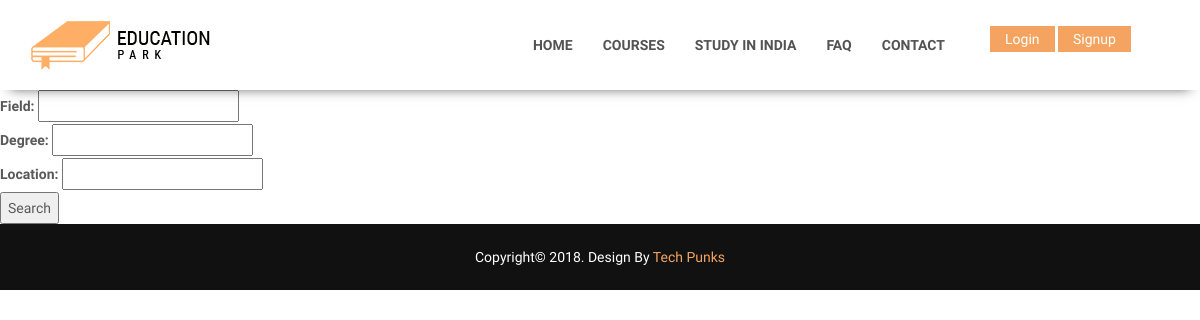
/PlanYourStudy/search/, run on an earlier commit of the app's database.
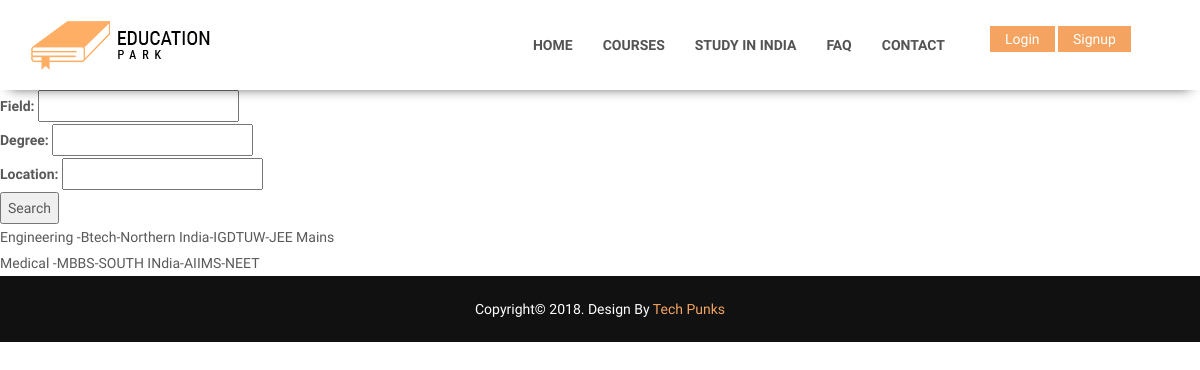
And on a later commit of the database.
### PlanYourStudy/models.py (models this page shows)
class Category(models.Model):
	Field=models.CharField(max_length=100)
	Degree=models.CharField(max_length=100)
	Location=models.CharField(max_length=500)
	College=models.CharField(max_length=100)
	Exam=models.CharField(max_length=100)

### PlanYourStudy/views.py (the view)
def search(request):
    category_list = Category.objects.all()
    category_filter = CategoryFilter(request.GET, queryset=category_list)
    return render(request, 'PlanYourStudy/category.html', {'filter': category_filter})

### PlanYourStudy/templates/PlanYourStudy/category.html
{% extends 'base.html' %}
{% block body %}
  <form method="get">
    {{ filter.form.as_p }}
    <button type="submit">Search</button>
  </form>
  <ul>
  {% for category in filter.qs %}
    <li>{{ category.Field }} -{{ category.Degree }}-{{ category.Location }}-{{ category.College }}-{{category.Exam}}</li>
  {% endfor %}
  </ul>
{% endblock %}

### home/templates/base.html (shortened to what this page needs)
{% load static %}
<!DOCTYPE html>
<html lang="en">
<head>
    <link rel="stylesheet" href="{% static 'css/bootstrap.min.css' %}">
    <link rel="stylesheet" href="{% static 'css/style_homepage.css' %}">
    <link rel="stylesheet" href="{% static 'css/responsive.css' %}">
</head>
<body>
    <header class="irs-main-header">
        <div class="irs-header-nav scrollingto-fixed">
            <div class="container">
                <div class="row">
                    <div class="col-md-10 col-sm-12">
                        <nav class="navbar navbar-default irs-navbar">
                            <div class="container-fluid">
                                <div class="navbar-header">
                                    <a class="navbar-brand" href="index-layout1.html">
                                        <img src="{% static 'images/logo.png' %}" alt="">
                                    </a>
                                </div>
                                <div class="collapse navbar-collapse" id="bs-example-navbar-collapse-1">
                                    <ul class="nav navbar-nav navbar-right" data-hover="dropdown" data-animations="flipInY">
                                        <li>
                                            <a href="/home">Home</a>
                                        </li>
                                        <li class="dropdown">
                                            <a href="#" class="dropdown-toggle" data-toggle="dropdown" role="button" aria-haspopup="true" aria-expanded="false">Courses</a>
                                        </li>
                                        <li class="dropdown">
                                            <a href="#" class="dropdown-toggle" data-toggle="dropdown" role="button" aria-haspopup="true" aria-expanded="false">Study in India</a>
                                        </li>
                                        <li><a href="#">faq</a>
                                        </li>
                                        <li><a href="#">Contact</a>
                                        </li>
                                    </ul>
                                </div>
                            </div>
                        </nav>
                    </div>
                    <span class="col-md-2col-sm-12">
                        <br>
                        <a class="irs-log-reg" href="/account/login">Login</a>
                        <a class="irs-log-reg"  href="/account/signup">Signup</a>
                    </span>
                </div>
            </div>
        </div>
    </header>
    {% block body %}
    {% endblock %}
    <section class="irs-copyright-field">
        <div class="container">
            <div class="row">
                <div class="col-sm-12">
                    <div class="irs-copyright">
                        <p>Copyright© 2018. Design by <a href="#">Tech Punks</a>
                        </p>
                    </div>
                </div>
            </div>
        </div>
    </section>
</body>
</html>

### home/static/css/style_homepage.css (style rules this page uses)
body { font-family: 'Oxygen', sans-serif; font-weight: 400; color: #595959; font-size: 14px; line-height: 26px; background-color: #ffffff; overflow-x: hidden; max-width: 100%; }
img { max-width: 100%; width: 100%; height: auto; }
p { font-size: 14px; line-height: 26px; margin: 0; }
ul, ol { list-style: none; margin: 0; padding: 0; }
a { color: #808080; text-decoration: none; }
a img { border: none; }
.scroll-to-fixed-fixed { background: #ffffff; -webkit-box-shadow: 0px 8px 12px -10px rgba(0,0,0,0.75); -moz-box-shadow: 0px 8px 12px -10px rgba(0,0,0,0.75); box-shadow: 0px 8px 12px -10px rgba(0,0,0,0.75) }
.navbar-brand { height: 100%; padding: 0 15px 0 0; }
.irs-navbar { margin-top: 20px; border: none; background-color: transparent; }
.irs-navbar .navbar-nav>li>a { font-size: 14px; font-weight: bold; color: #535353; text-transform: uppercase; }
.irs-log-reg { background: #F4A460; text-align: center; color: #ffffff; padding: 5px 15px; margin-top: 30px; }
.irs-copyright-field { background: #111111; text-align: center; padding: 20px 0; }
.irs-copyright-field p { color: #ffffff; text-transform: capitalize; }
.irs-copyright-field p a { color: #F4A460; }

What changed in the data, as far as the page shows it:
added Category: Field "Engineering", Degree "Btech", Location "Northern India", College "IGDTUW", Exam "JEE Mains"
added Category: Field "Medical", Degree "MBBS", Location "SOUTH INdia", College "AIIMS", Exam "NEET"
